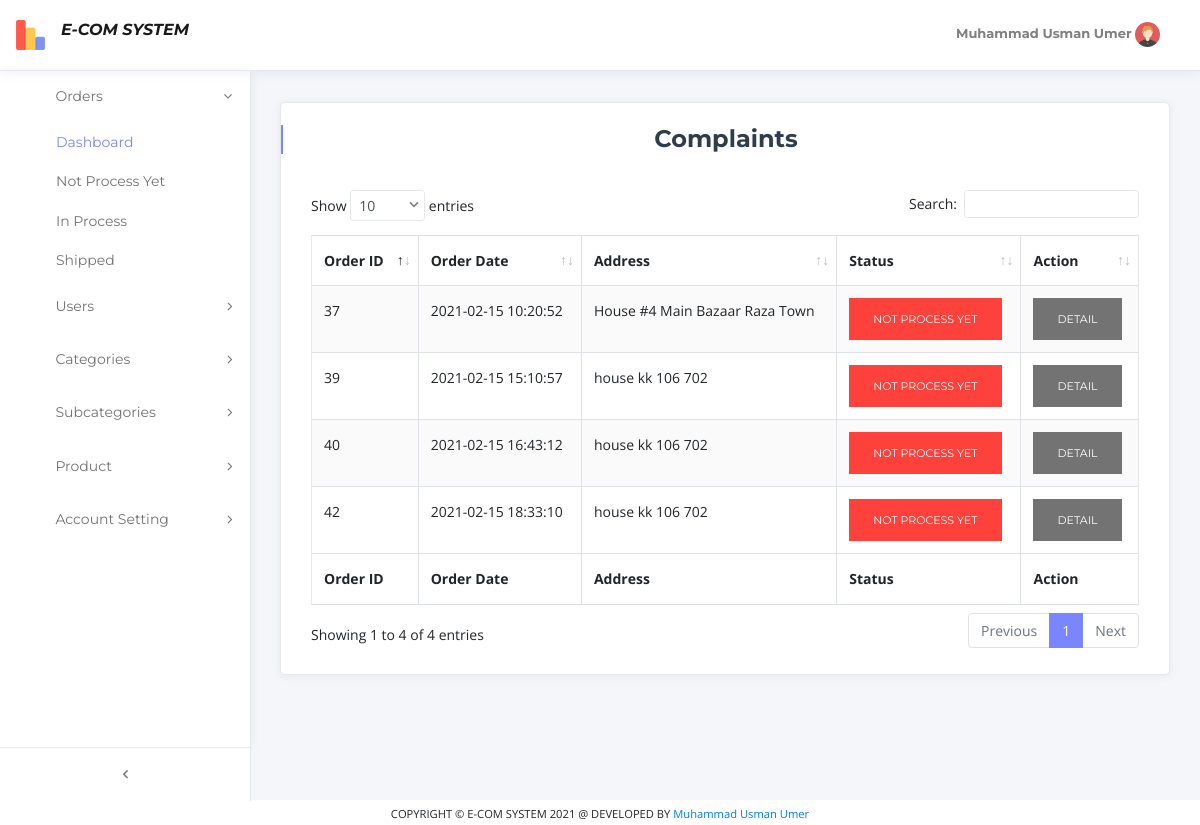
/notprocessorder.php (signed in), run on the app's committed database.
### tables this page shows
CREATE TABLE `order` (
  `order_id` int(255) NOT NULL,
  `order_date` datetime NOT NULL DEFAULT current_timestamp(),
  `user_id` int(255) NOT NULL,
  `address` varchar(255) NOT NULL,
  `status` varchar(255) NOT NULL,
  `phone` varchar(255) NOT NULL,
  `name` varchar(255) NOT NULL,
  `payment` varchar(255) NOT NULL
);

### config/dbconfig.php (called while the page is built, shortened)
<?php
require_once('./config/operationsorder.php');
class dbconfig
{
    public function db_connect()
    {
        $this->connection = mysqli_connect('localhost', 'root', '', 'e-com');
    }
}

### config/operationsorder.php (called while the page is built, shortened)
<?php
require_once('./config/dbconfig.php');
$db = new dbconfig();
class operationsorder extends dbconfig
{
    public function view_recordnotprocess()
    {
        global $db;
            $query = "SELECT * FROM `order` WHERE  order.status =''";
            $result = mysqli_query($db->connection, $query);
            return $result;
    }
}
?>

### notprocessorder.php (the view, shortened to what this page needs)
<?php
require_once("header.php");
require_once('./config/dbconfig.php');
$db = new operationsorder();
$result = $db->view_recordnotprocess();
?>
<div class="content-wrapper">
    <div class="container-fluid">
        <div class="row">
            <div class="col-xl-12">
                <div class="card card-shadow mb-4">
                    <div class="card-header border-0">
                        <div class="custom-title-wrap bar-primary">
                            <div class="custom-title text-center">
                                <h3>Complaints</h3>
                            </div>
                        </div>
                    </div>
                    <div class="card-body- pt-3 pb-4">
                        <div class="table-responsive">
                            <table id="data_table" class="table table-bordered table-striped" cellspacing="0">
                                <thead>
                                    <tr>
                                        <th>Order ID</th>
                                        <th> Order Date</th>
                                        <th>Address</th>
                                        <th>Status</th>
                                        <th>Action</th>
                                    </tr>
                                </thead>
                                <tfoot>
                                    <tr>
                                        <th>Order ID</th>
                                        <th> Order Date</th>
                                        <th>Address</th>
                                        <th>Status</th>
                                        <th>Action</th>
                                    </tr>
                                </tfoot>
                                <tbody>
                                    <?php
                                    while ($data = mysqli_fetch_assoc($result)) {
                                    ?>
                                        <td><?php echo $data['order_id']; ?></td>
                                        <td><?php echo $data['order_date'] ?></td>
                                        <td><?php echo $data['address'] ?></td>
                                        <td><button type="button" class="btn btn-danger rounded-0">Not process yet</button></td>
                                        <td><a href="orderdetail.php?O_ID=<?php echo $data['order_id'] ?>" class="btn btn-secondary rounded-0">Detail</a></td>
                                    <?php
                                    }
                                    ?>
                                </tbody>
                            </table>
                        </div>
                    </div>
                </div>
            </div>
        </div>
    </div>
</div>
<?php
require_once("footer.php");
?>

### data on the page
order: order_id "37", order_date "2021-02-15 10:20:52", address "House #4 Main Bazaar Raza Town"
order: order_id "39", order_date "2021-02-15 15:10:57", address "house kk 106 702"
order: order_id "40", order_date "2021-02-15 16:43:12", address "house kk 106 702"
order: order_id "42", order_date "2021-02-15 18:33:10", address "house kk 106 702"

### other printed values
$_SESSION["adminname"] "Muhammad Usman Umer"
